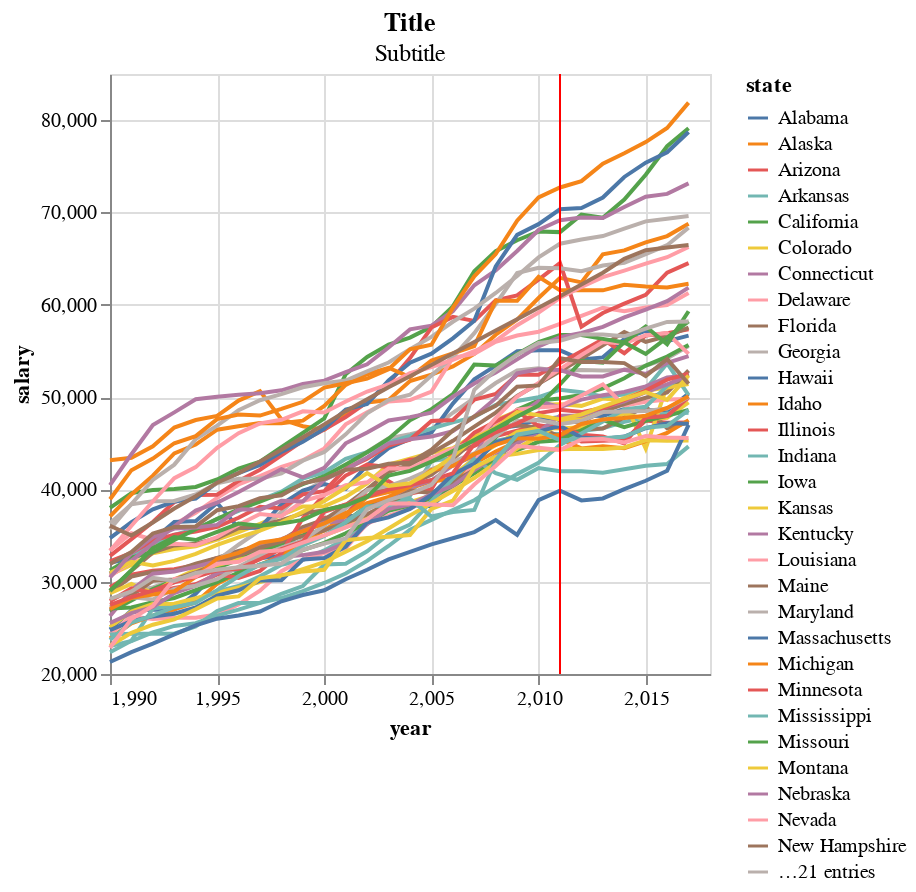

This figure's notebook cell:
### Code cell
plot = alt.Chart(
    df_merged, 
    title = alt.Title(
        'Title', 
        subtitle = 'Subtitle'
        )).mark_line().encode(
    alt.X('year:Q'), 
    alt.Y('salary:Q').scale(zero=False), 
    alt.Color('state:N'))

vline_WI = alt.Chart(pd.DataFrame({"year":[2011]})).mark_rule(color="red").encode(x='year:Q')

plot + vline_WI

### Figure 1 — Vega-Lite specification as saved in the notebook (floating-point values rounded to 4 significant figures; data arrays with more than 128 entries replaced by an {"elided": "..."} marker saying what was removed)
{"config": {"view": {"continuousWidth": 300, "continuousHeight": 300}}, "layer": [{"data": {"name": "data-e3cfd46e860cf280e1a721db9af4651a"}, "mark": {"type": "line"}, "encoding": {"color": {"field": "state", "type": "nominal"}, "x": {"field": "year", "type": "quantitative"}, "y": {"field": "salary", "scale": {"zero": false}, "type": "quantitative"}}, "title": {"text": "Title", "subtitle": "Subtitle"}}, {"data": {"name": "data-6efa3164108c54a4b19e09d280816192"}, "mark": {"type": "rule", "color": "red"}, "encoding": {"x": {"field": "year", "type": "quantitative"}}}], "$schema": "https://vega.github.io/schema/vega-lite/v6.1.0.json", "datasets": {"data-e3cfd46e860cf280e1a721db9af4651a": {"elided": "1400 records"}, "data-6efa3164108c54a4b19e09d280816192": [{"year": 2011}]}}
